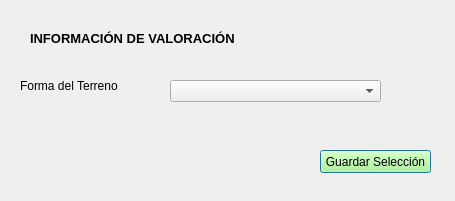
<?xml version="1.0" encoding="UTF-8"?>
<ui version="4.0">
 <class>Dialog</class>
 <widget class="QDialog" name="Dialog">
  <property name="geometry">
   <rect>
    <x>0</x>
    <y>0</y>
    <width>455</width>
    <height>201</height>
   </rect>
  </property>
  <property name="windowTitle">
   <string>Dialog</string>
  </property>
  <widget class="QLabel" name="label_22">
   <property name="geometry">
    <rect>
     <x>30</x>
     <y>30</y>
     <width>281</width>
     <height>16</height>
    </rect>
   </property>
   <property name="font">
    <font>
     <pointsize>10</pointsize>
     <weight>75</weight>
     <bold>true</bold>
    </font>
   </property>
   <property name="text">
    <string>INFORMACIÓN DE VALORACIÓN</string>
   </property>
  </widget>
  <widget class="QComboBox" name="comboBox_forma">
   <property name="geometry">
    <rect>
     <x>170</x>
     <y>80</y>
     <width>211</width>
     <height>22</height>
    </rect>
   </property>
   <item>
    <property name="text">
     <string/>
    </property>
   </item>
   <item>
    <property name="text">
     <string>Regular</string>
    </property>
   </item>
   <item>
    <property name="text">
     <string>Irregular</string>
    </property>
   </item>
   <item>
    <property name="text">
     <string>Muy Irregular</string>
    </property>
   </item>
  </widget>
  <widget class="QLabel" name="label_28">
   <property name="geometry">
    <rect>
     <x>20</x>
     <y>70</y>
     <width>121</width>
     <height>31</height>
    </rect>
   </property>
   <property name="font">
    <font>
     <pointsize>9</pointsize>
    </font>
   </property>
   <property name="text">
    <string>Forma del Terreno</string>
   </property>
  </widget>
  <widget class="QPushButton" name="btn_guardar">
   <property name="geometry">
    <rect>
     <x>320</x>
     <y>150</y>
     <width>111</width>
     <height>23</height>
    </rect>
   </property>
   <property name="styleSheet">
    <string notr="true">background-color:rgb(170, 255, 127)</string>
   </property>
   <property name="text">
    <string>Guardar Selección</string>
   </property>
  </widget>
 </widget>
 <resources/>
 <connections/>
</ui>
